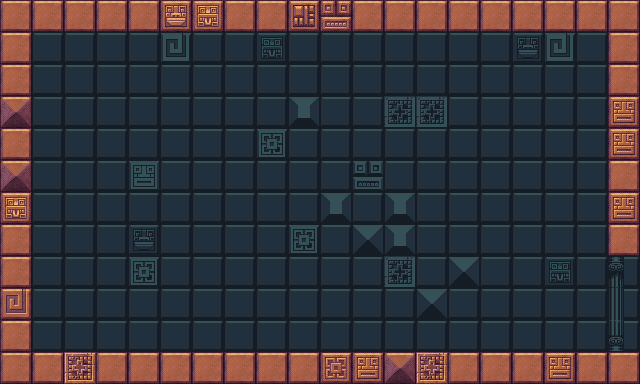

A level layout from a 2D game, rendered from its tile map. Below: a short description, then the map file with its tile-grid data intact:
An orthogonal 20x12 tile map with 32x32 px tiles, 3 tile layers (Tile Layer back, Tile Colum, Tile Layer Map), 2 tilesets.

<map version="1.9" tiledversion="1.9.2" orientation="orthogonal" renderorder="right-down" width="20" height="12" tilewidth="32" tileheight="32" infinite="0" nextlayerid="5" nextobjectid="1">
 <tileset firstgid="1" source="inca_back2.tsx" />
 <tileset firstgid="231" source="inca_front.tsx" />
 <layer id="1" name="Tile Layer back" width="20" height="12">
  <data encoding="csv">
221,5,5,5,5,5,5,5,5,10,5,221,5,5,5,5,5,5,9,1,
5,5,5,5,5,8,5,5,2,5,5,5,5,5,5,5,1,8,5,5,
8,5,5,5,5,5,5,5,5,5,5,5,5,5,5,5,5,5,5,5,
5,5,5,5,5,5,5,5,5,10,5,5,221,221,5,5,5,5,5,5,
5,5,5,5,5,5,5,5,7,5,5,5,5,5,5,5,5,5,5,221,
5,5,5,5,4,5,5,5,5,5,5,3,5,5,5,5,5,5,5,5,
5,5,5,5,5,5,5,5,5,5,10,5,10,5,5,5,5,5,5,5,
5,5,5,5,1,5,5,5,5,7,5,9,10,5,5,5,5,5,5,5,
5,5,5,5,7,5,5,5,5,5,5,5,221,5,9,5,5,2,5,5,
5,5,5,5,5,5,5,5,5,5,5,5,5,9,5,5,5,5,5,5,
3,5,5,5,5,5,5,5,5,5,5,5,5,5,5,5,5,5,5,5,
5,5,5,5,5,5,5,5,5,5,5,5,5,5,5,5,5,5,5,5
</data>
 </layer>
 <layer id="4" name="Tile Colum" width="20" height="12">
  <data encoding="csv">
0,0,0,0,0,0,0,0,0,0,0,0,0,0,0,0,0,0,0,0,
0,0,0,0,0,0,0,0,0,0,0,0,0,0,0,0,0,0,0,0,
0,0,0,0,0,0,0,0,0,0,0,0,0,0,0,0,0,0,0,0,
0,0,0,0,0,0,0,0,0,0,0,0,0,0,0,0,0,0,0,0,
0,0,0,0,0,0,0,0,0,0,0,0,0,0,0,0,0,0,0,0,
0,0,0,0,0,0,0,0,0,0,0,0,0,0,0,0,0,0,0,0,
0,0,0,0,0,0,0,0,0,0,0,0,0,0,0,0,0,0,0,0,
0,0,0,0,0,0,0,0,0,0,0,0,0,0,0,0,0,0,0,0,
0,0,0,0,0,0,0,0,0,0,0,0,0,0,0,0,0,0,0,191,
0,0,0,0,0,0,0,0,0,0,0,0,0,0,0,0,0,0,0,193,
0,0,0,0,0,0,0,0,0,0,0,0,0,0,0,0,0,0,0,196,
0,0,0,0,0,0,0,0,0,0,0,0,0,0,0,0,0,0,0,0
</data>
 </layer>
 <layer id="3" name="Tile Layer Map" width="20" height="12">
  <data encoding="csv">
235,235,235,235,235,231,232,235,235,236,233,235,235,235,235,235,235,235,235,235,
235,0,0,0,0,0,0,0,0,0,0,0,0,0,0,0,0,0,0,235,
235,0,0,0,0,0,0,0,0,0,0,0,0,0,0,0,0,0,0,235,
239,0,0,0,0,0,0,0,0,0,0,0,0,0,0,0,0,0,0,234,
235,0,0,0,0,0,0,0,0,0,0,0,0,0,0,0,0,0,0,234,
239,0,0,0,0,0,0,0,0,0,0,0,0,0,0,0,0,0,0,235,
232,0,0,0,0,0,0,0,0,0,0,0,0,0,0,0,0,0,0,234,
235,0,0,0,0,0,0,0,0,0,0,0,0,0,0,0,0,0,0,235,
235,0,0,0,0,0,0,0,0,0,0,0,0,0,0,0,0,0,0,0,
238,0,0,0,0,0,0,0,0,0,0,0,0,0,0,0,0,0,0,0,
235,0,0,0,0,0,0,0,0,0,0,0,0,0,0,0,0,0,0,0,
235,235,451,235,235,235,235,235,235,235,237,234,239,451,235,235,235,234,235,235
</data>
 </layer>
</map>